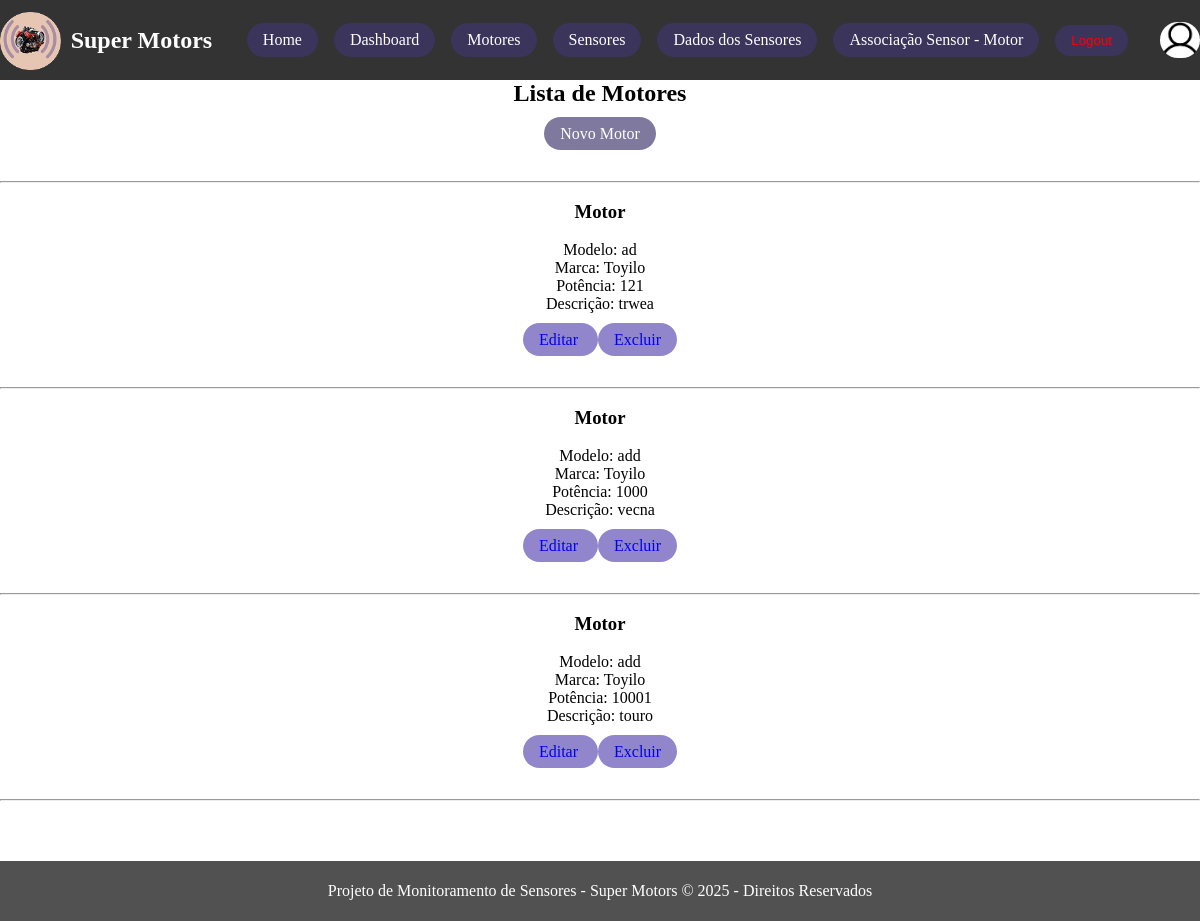
Page /motors/ (signed in) on the committed database.
### sensores/models.py (models this page shows, shortened)
class Motor(models.Model):
    Id = models.CharField(primary_key=True, max_length=10)
    Marca = models.CharField(max_length=30)
    Modelo = models.CharField(max_length=30)
    Potencia = models.IntegerField()
    Descricao = models.CharField(max_length=300)

### sensores/views.py (the view)
# urls.py: path('motors/', MotorListView.as_view(), name='motor_list'),
class MotorListView(LoginRequiredMixin, ListView):
    model = Motor
    template_name = 'motor_list.html'
    success_url = reverse_lazy('home_list')

### sensores/templates/motor_list.html (shortened to what this page needs)
{% extends "base.html" %}
{% block content %}
<div class="topo-lista">
    <h2>Lista de Motores</h2><br>
    <a class = "tico" href="{% url 'motor_form' %}">Novo Motor</a>
    <br><br>
</div>
<hr>
{%for motor in object_list%}
<div class="topo-lista">
<br>
<ul>
    <h3>Motor</h3><br>
    <li>Modelo: {{motor.Modelo}}</li>
    <li>Marca: {{motor.Marca}}</li>
    <li>Potência: {{motor.Potencia}}</li>
    <li>Descrição: {{motor.Descricao}}</li>
</ul>
<br>
<span class="btn-fill">
<a class= "ticos" href="{% url 'motor_form' motor.pk %}">Editar</a>
</span>
<span class="btn-fill">
<a class="ticos" href="{% url 'motor_delete' motor.pk %}">Excluir</a>
</span>
<br><br>
</div>
<hr>
{%endfor%}
{% endblock %}

### sensores/templates/base.html (shortened to what this page needs)
<!DOCTYPE html>
<html lang="pt-br">
<head>
    {% load static %}
    <link rel="stylesheet" href="{% static 'css/style.css' %}">
</head>
<body>
    <header>
        <div class="left">
            <img src="{% static 'css/img/logo.png' %}" alt="Projeto Logo">
            <a href="{% url 'home' %}"><span>Super Motors</span></a>
        </div>
        <div class="right">
            <a class= "btn" href="{% url 'home' %}">Home</a>
            <a class= "btn" href="{% url 'dashboard' %}">Dashboard</a>
            <a class= "btn" href="{% url 'motor_list' %}">Motores</a>
            <a class= "btn" href="{% url 'sensor_list' %}">Sensores</a>
            <a class= "btn" href="{% url 'dadossensor_list' %}">Dados dos Sensores</a>
            <a class= "btn" href="{% url 'sensormotor_list'%}">Associação Sensor - Motor</a>
            <form method="post" action="{% url 'logout' %}" style="display: inline;" >
                <button type="submit" class="btn" style="color: red">Logout</button>
            </form>
            <br>
            <div class="user-info">
                <a href="{% url 'profile' %}"><img src="{% static 'css/img/user.png' %}" alt="Foto de Perfil" class="profile-pic"></a>
            </div>
        </div>
    </header>
    <main>
        {% block content %}
        {% endblock %}
    </main>
    <footer>
        <span>Projeto de Monitoramento de Sensores - Super Motors &copy; 2025 - Direitos Reservados</span>
    </footer>
</body>
</html>

### static/css/style.css (style rules this page uses)
* { margin: 0; padding: 0; box-sizing: border-box; }
a, a:visited, a:hover, a:active { text-decoration: none; }
body { display: grid; grid-template-columns: 12fr; grid-template-rows: 80px auto 120px; grid-template-areas: "h" "m" "f"; }
header { grid-area: h; background-color: #333; display: flex; justify-content: space-between; }
header > div > img { height: 60px; }
.left span { color: white; font-size: 24px; font-weight: bold; margin-left: 10px; }
.left { display: flex; align-items: center; float: left; }
.user-info a img { display: flex; align-items: center; float: left; max-width: 40px; border-radius: 70px; }
.right { display: flex; align-items: center; justify-content: space-between; gap: 16px; color: white; }
.btn { padding: 8px 16px; background-color: #4036749f; border: none; border-radius: 32px; color: white; transition: color 0.3s ease; }
main { grid-area: m; justify-content: center; align-items: center; height: 100%; }
.topo-lista { text-align: center; margin-bottom: 20px; }
footer { grid-area: f; background-color: #525151; color: white; display: flex; justify-content: center; align-items: center; position: fixed; bottom: 0; width: 100%; height: 60px; }
.tico { padding: 8px 16px; background-color: #332b629f; border: none; border-radius: 32px; color: white; }
.btn-fill { padding: 8px 16px; background-color: #4f3eae9f; border: none; border-radius: 32px; color: white; }

### rows in the picture
Motor: Modelo "ad", Marca "Toyilo", Potencia "121", Descricao "trwea"
Motor: Modelo "add", Marca "Toyilo", Potencia "1000", Descricao "vecna"
Motor: Modelo "add", Marca "Toyilo", Potencia "10001", Descricao "touro"
